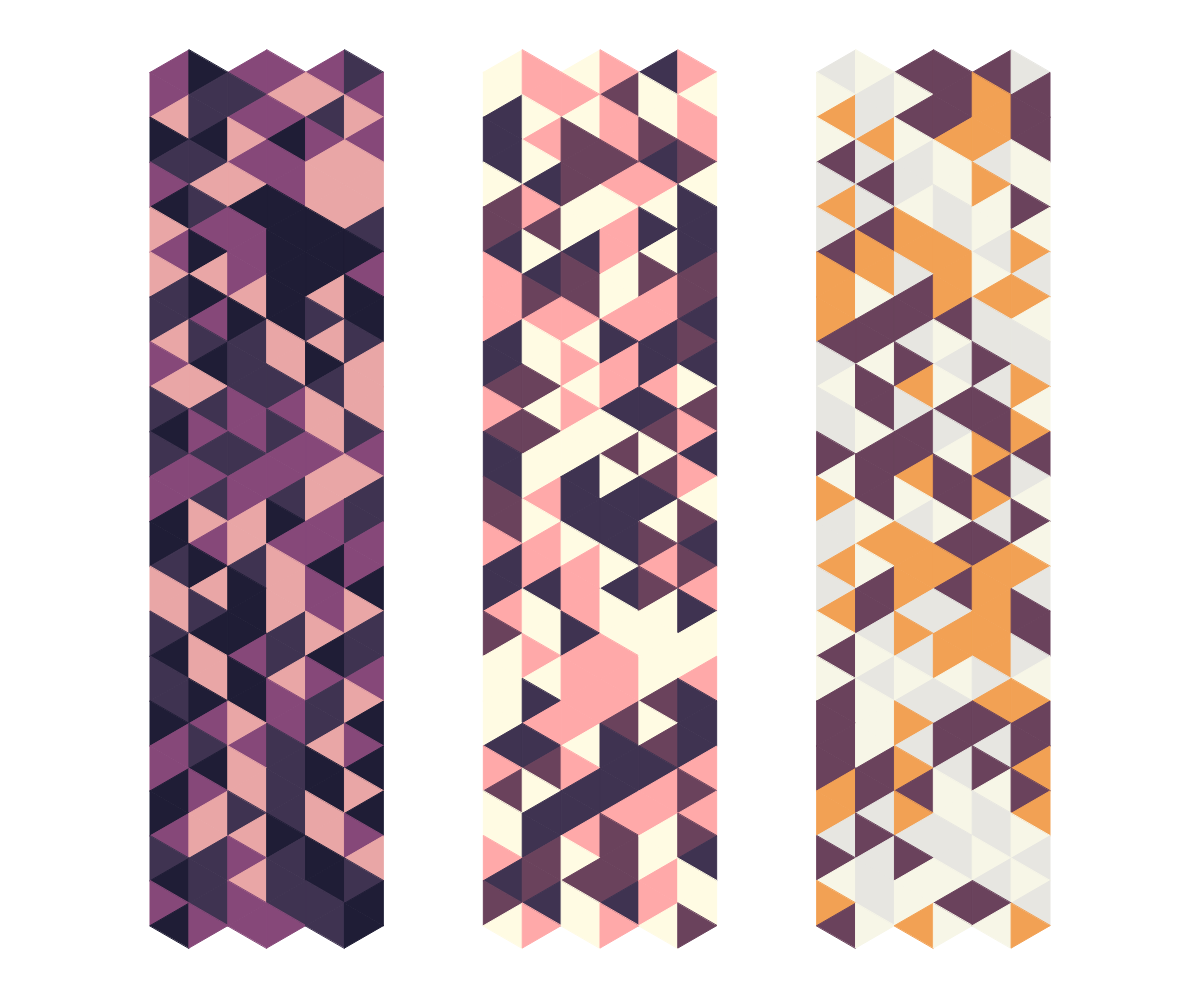
Frame 1 (no input)
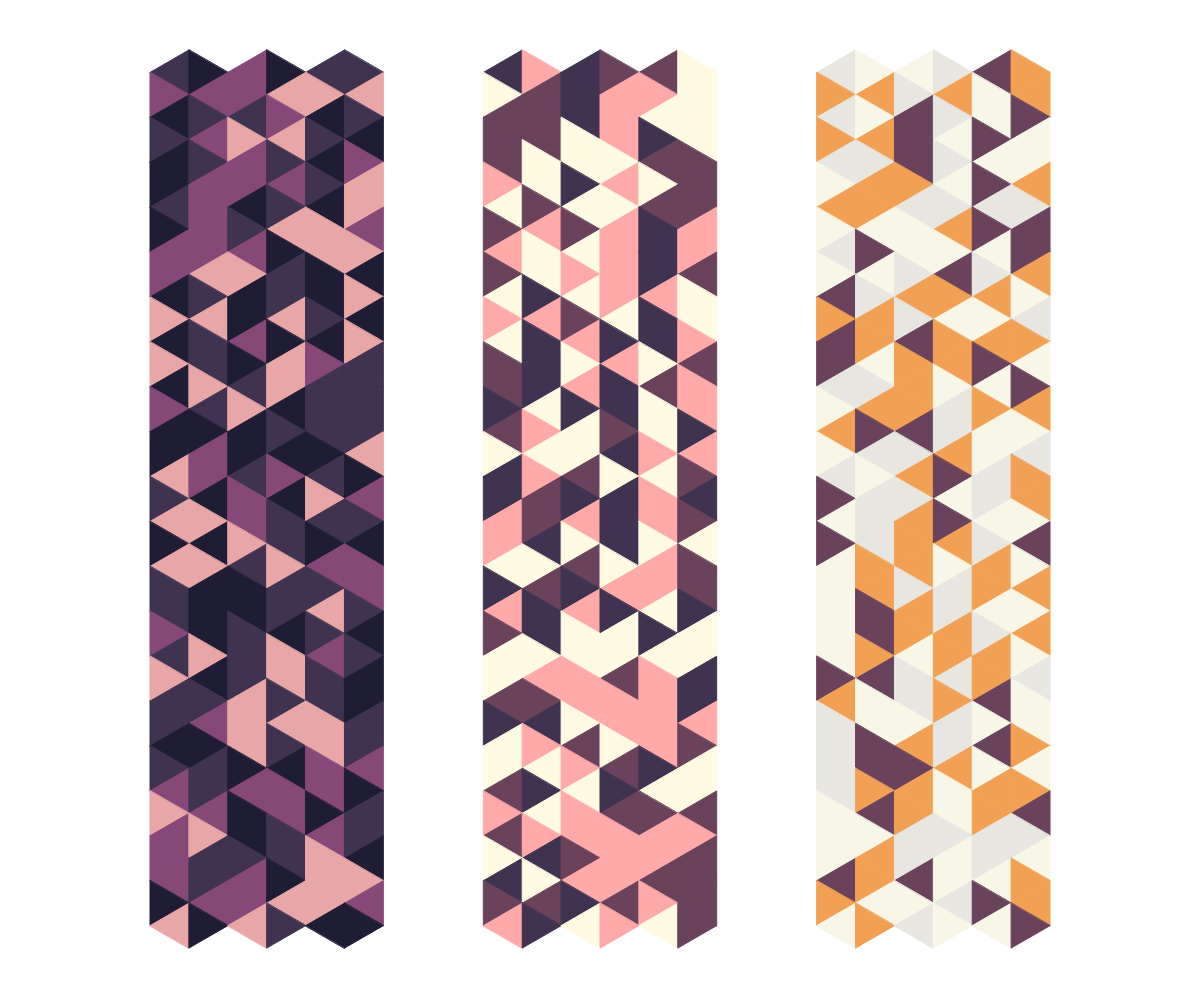
Frame 2 (the mouse pressed at the canvas centre, redrawn once)

The p5.js sketch that drew these frames (run headless with seeded random() and noise() and a simulated clock; the mouse was pressed at the canvas centre and the sketch redrawn once):

// p5.js sketch
// ── sketch.js
let trianglePanels = [];

let palettes = [];

palettes[0] = ["#1F1D36", "#3F3351", "#864879", "#E9A6A6"]
palettes[1] = ["#FFFBE3", "#FFA9A9", "#6A425C", "#3F3351"];
palettes[2] = ["#E7E6E1", "#F7F6E7", "#F2A154", "#6A425C"];

function setup() {
  canvas = createCanvas(windowWidth, windowHeight); 
  
  let gridSize = width;

  if (width > height) {
    gridSize = height;
  }

  let numCols = 3;
  let numRows = 1;

  let marginLeft = (width - gridSize) / 2;
  let marginTop = (height - gridSize) / 2;

  let cellWidth = gridSize / numCols;
  let cellHeight = gridSize / numRows;

  let padding = cellHeight * 0.1;

  let horizontalDivisions = 3;

  for (let row = 0; row < numRows; row++) {
    for (let col = 0; col < numCols; col++) {
      let x = marginLeft + (cellWidth * col) + (padding * 0.5);
      let y = marginTop + (cellHeight * row) + (padding * 0.5);
      trianglePanels.push(new TrianglePanel(x, y, cellWidth - padding, cellHeight - padding, horizontalDivisions, palettes[col]));
    }
  }
  
  noLoop();
}

function draw() {
  background("white");
  
  trianglePanels.forEach(trianglePanel => {
    trianglePanel.render();
  });
}
// ── helpers.js

function randomSelectTwo () {
  const rando = random(1)
  if (rando > 0.5) {
    return true
  } else {
    return false
  }
}

function getRandomColor(palette) {
  let index = floor(random(palette.length));
  return palette[index];
}
// ── triangle-panel.js
class TrianglePanel {
  constructor(x, y, w, h, horizontalDivisions, palette) {
    this.x = x;
    this.y = y;
    this.w = w;
    this.h = h;
    this.horizontalDivisions = horizontalDivisions;
    this.palette = palette;

    // We know how wide the panel is and how many horizontal divisions there are.
    // We need to calculate how many vertical divisions there are in the panel
    // by finding the hypotenuse of the triangle given that we know the angle
    // is 60 degrees and the opposite side is the width of the panel divided
    // by the number of horizontal divisions.

    angleMode(DEGREES);

    this.divisionWidth = this.w / this.horizontalDivisions;
    this.triangleSideLength = (this.divisionWidth / 2) / sin(60);
    this.verticalDivisions = floor(this.h / this.triangleSideLength);
  }

  render() {
    for (let i = 0; i < this.horizontalDivisions; i++) {
      for (let j = 0; j < this.verticalDivisions; j++) {        
        this.drawTopLeft(i, j);
        this.drawTopRight(i, j);

        // Don't draw the bottom two triangles if they will extend beyond the height of the panel
        if ((this.y + (j * this.triangleSideLength) + (this.triangleSideLength / 2)) <= this.h) {
          this.drawBottomLeft(i, j);
          this.drawBottomRight(i, j);
        }
      }
    }
  }

  drawTopLeft(i, j) {
    let color = getRandomColor(this.palette);
    let x1, y1, x2, y2, x3, y3;
    fill(color);
    stroke(color);
    x1 = this.x + (i * this.divisionWidth);
    y1 = this.y + ((this.triangleSideLength / 2) + (j * this.triangleSideLength));
    x2 = this.x + ((this.divisionWidth / 2) + (i * this.divisionWidth));
    y2 = this.y + (j * this.triangleSideLength);
    x3 = x2;
    y3 = this.y + ((j + 1) * this.triangleSideLength);
    triangle(x1, y1, x2, y2, x3, y3);
  }

  drawTopRight(i, j) {
    let color = getRandomColor(this.palette);
    let x1, y1, x2, y2, x3, y3;
    fill(color);
    stroke(color);
    x1 = this.x + (i * this.divisionWidth) + (this.divisionWidth / 2);
    y1 = this.y + (j * this.triangleSideLength);
    x2 = x1;
    y2 = this.y + ((j + 1) * this.triangleSideLength);    
    x3 = this.x + ((i + 1) * this.divisionWidth);
    y3 = this.y + (this.triangleSideLength / 2) + (j * this.triangleSideLength);
    triangle(x1, y1, x2, y2, x3, y3);
  }

  drawBottomLeft(i, j) {
    let color = getRandomColor(this.palette);
    let x1, y1, x2, y2, x3, y3;
    fill(color);
    stroke(color);
    x1 = this.x + (i * this.divisionWidth);
    y1 = this.y + (j * this.triangleSideLength) + (this.triangleSideLength / 2);
    x2 = x1;
    y2 = this.y + ((j + 1) * this.triangleSideLength) + (this.triangleSideLength / 2);    
    x3 = this.x + (i * this.divisionWidth) + (this.divisionWidth / 2);
    y3 = this.y + ((j + 1) * this.triangleSideLength);
    triangle(x1, y1, x2, y2, x3, y3);
  }

  drawBottomRight(i, j) {
    let color = getRandomColor(this.palette);
    let x1, y1, x2, y2, x3, y3;
    fill(color);
    stroke(color);
    x1 = this.x + (i * this.divisionWidth) + (this.divisionWidth / 2);
    y1 = this.y + ((j + 1) * this.triangleSideLength);
    x2 = this.x + ((i + 1) * this.divisionWidth);
    y2 = this.y + (j * this.triangleSideLength) + (this.triangleSideLength / 2);
    x3 = x2;
    y3 = this.y + ((j + 1) * this.triangleSideLength) + (this.triangleSideLength / 2);
    triangle(x1, y1, x2, y2, x3, y3);
  }
}
// ── índex.html
<!DOCTYPE html>
<html lang="en">

<head>
  <script src="https://cdnjs.cloudflare.com/ajax/libs/p5.js/1.1.9/p5.min.js" integrity="sha512-WIklPM6qPCIp6d3fSSr90j+1unQHUOoWDS4sdTiR8gxUTnyZ8S2Mr8e10sKKJ/bhJgpAa/qG068RDkg6fIlNFA==" crossorigin="anonymous"></script>
  <link rel="stylesheet" type="text/css" href="style.css">
  <meta charset="utf-8" />
</head>

<body>
  <script src="helpers.js"></script>
  <script src="triangle-panel.js"></script>
  <script src="sketch.js"></script>
</body>

</html>
